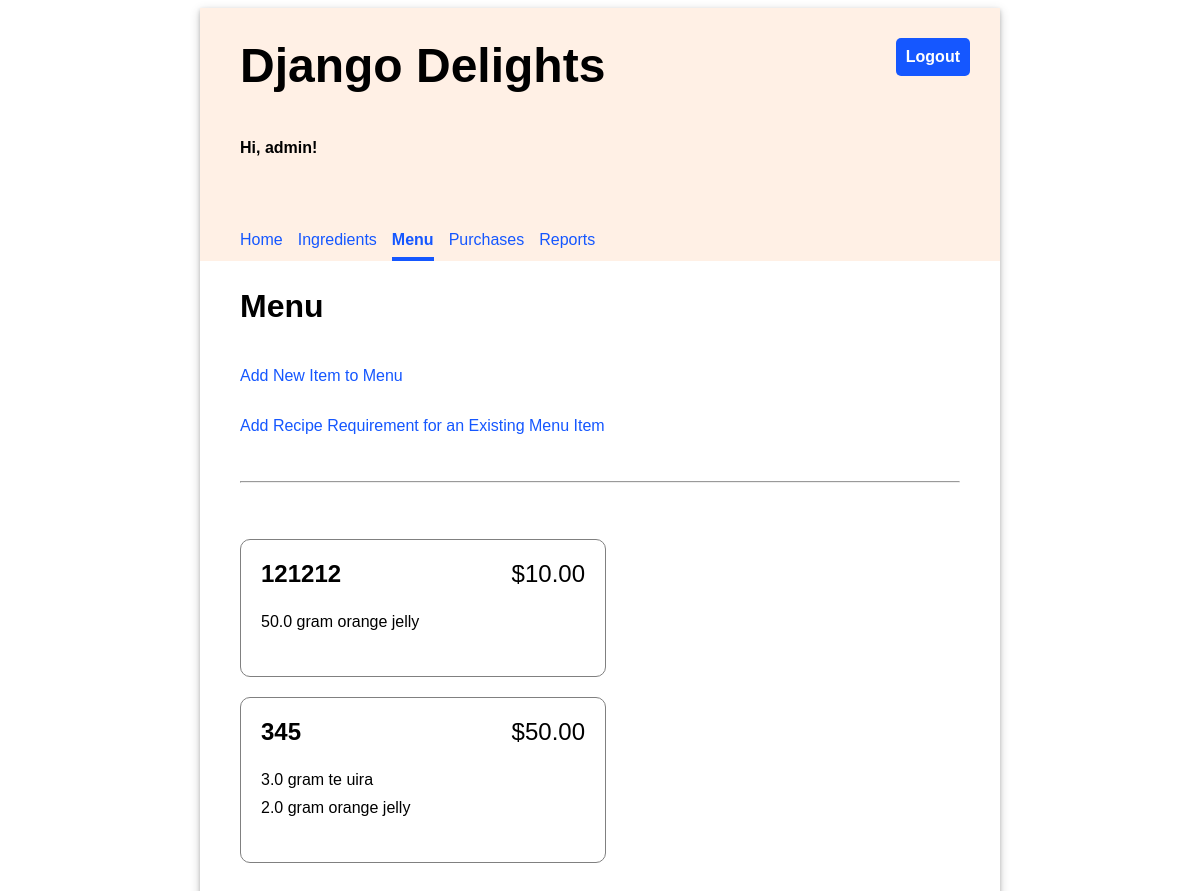
The page /menu/ (signed in) on the database its author committed.
### restaurant/models.py (models this page shows, shortened)
class MenuItem(models.Model):
    title = models.CharField(max_length=200, unique=True)
    price = models.FloatField(default=0.00)

class RecipeRequirement(models.Model):
    menu_item = models.ForeignKey(MenuItem, on_delete=models.CASCADE)
    ingredient = models.ForeignKey(Ingredient, on_delete=models.CASCADE)
    quantity = models.FloatField(default=0)

class Ingredient(models.Model):
    name = models.CharField(max_length=100, unique=True)
    quantity = models.FloatField(default=0.0)
    unit = models.CharField(max_length=100)
    unit_price = models.FloatField(default=0.00)

### restaurant/views.py (the view)
# urls.py: path('menu/', views.MenuView.as_view(), name="menu"),
class MenuView(LoginRequiredMixin, ListView):
    template_name = "inventory/menu_list.html"
    model = MenuItem

### restaurant/templates/inventory/menu_list.html (shortened to what this page needs)
{% extends 'base.html' %}
{% load static %}
{% block content %}
    <h2>Menu</h2>
    <p><a href="{% url 'add_menu_item' %}">Add New Item to Menu</a></p>
    <p><a href="{% url 'add_recipe_requirement' %}">Add Recipe Requirement for an Existing Menu Item</a></p>
    <hr/>
    <ul class="menu-items">
    {% for menu_item in object_list %}
        <li>
            <div class="menu-item-header">
                <div class="menu-item-title">{{ menu_item.title }}</div>
                <div class="menu-item-price">${{ menu_item.price|stringformat:".2f" }}</div>
            </div>
            <ul class="menu-item-ingredients">
                {% for recipe_requirement in menu_item.reciperequirement_set.all %}
                <li>{{ recipe_requirement.quantity }} {{recipe_requirement.ingredient.unit }} {{ recipe_requirement.ingredient.name }}</li>
                {% endfor %}
            </ul>
        </li>
    {% endfor %}
    </ul>
{% endblock %}

### restaurant/templates/base.html (shortened to what this page needs)
<!DOCTYPE html>
<html>
<head>
  {% load static %}
  <link rel="stylesheet" type="text/css" href="{% static 'restaurant/style.css' %}" />
</head>
<body>
  <div class="app">
  <header>
    <div class="header-first-row">
      <h1 class="title">Django Delights</h1>
      {% if user.is_authenticated %}
      <a class="logout" href="/logout">Logout</a>
      {% endif %}
    </div>
    {% if user.is_authenticated %}
      <p>Hi, {{ user.username }}!</p>
      <nav class="navbar">
        {% url 'home' as home_url %}
        {% url 'ingredients' as ingredients_url %}
        {% url 'menu' as menu_url %}
        {% url 'purchases' as purchases_url %}
        {% url 'reports' as reports_url %}
        <a class="nav-item{% if request.path == home_url %} current-page{% endif %}" href="{% url 'home' %}">Home</a>
        <a class="nav-item{% if request.path == ingredients_url %} current-page{% endif %}" href="{% url 'ingredients' %}">Ingredients</a>
        <a class="nav-item{% if request.path == menu_url %} current-page{% endif %}" href="{% url 'menu' %}">Menu</a>
        <a class="nav-item{% if request.path == purchases_url %} current-page{% endif %}" href="{% url 'purchases' %}">Purchases</a>
        <a class="nav-item{% if request.path == reports_url %} current-page{% endif %}" href="{% url 'reports' %}">Reports</a>
      </nav>
    {% endif %}
  </header>
  <main>
    {% block content %}
    {% endblock %}
  </main>
  </div>
</body>
</html>

### restaurant/static/restaurant/style.css (style rules this page uses)
body { font-family: 'Oxygen', sans-serif; }
hr { margin: 30px 0; }
header { background-color: #FFF0E5; min-height: 200px; display: flex; align-items: center; flex-direction: column; align-items: flex-start; padding-left: 40px; }
main { display: flex; flex-direction: column; padding: 0 40px 20px 40px; justify-content: center; }
main h2 { font-size: 2em; }
.app { min-width: 800px; max-width: 60%; margin: 0 auto; box-shadow: 0 2px 4px 0 rgba(0, 0, 0, 0.2), 0 3px 10px 0 rgba(0, 0, 0, 0.19); }
.title { font-size: 3em; padding: 30px 0; margin: auto 0; }
header p { font-weight: bold; }
.navbar { margin-top: 50px; display: flex; width: 100%; }
.navbar a { text-decoration: none; padding: 8px 0; color: #1557FF; margin-right: 15px; }
.navbar a:hover, .navbar .current-page { border-bottom: solid 4px #1557FF; border-spacing: 0 15px; font-weight: bold; }
.header-first-row { width: 100%; display: flex; justify-content: space-between; }
.logout { height: max-content; text-align: center; text-decoration: none; border: 0px; background-color: #1557FF; border-radius: 5px; color: white; padding: 10px; font-weight: bold; margin: 30px; font-size: 1em; }
.menu-items { display: flex; flex-wrap: wrap; padding: 0; justify-content: space-between; }
.menu-items * { padding: 0; }
.menu-items > li { display: flex; flex-direction: column; padding: 20px; border: 1px solid grey; margin: 10px 0; border-radius: 10px; justify-content: left; flex-basis: 45%; }
.menu-items, .menu-items ul { list-style-type: none; }
.menu-item-header { display: flex; flex-direction: row; justify-content: space-between; font-size: 1.5em; }
.menu-item-title { font-weight: bold; }
.menu-item-ingredients { padding: 20px 0; }
.menu-item-ingredients * { padding: 5px 0; }
a { text-decoration: none; color: #1557FF; }

### rows shown on the page
MenuItem: title "121212", price "10.00"
RecipeRequirement: quantity "50.0", ingredient.unit "gram", ingredient.name "orange jelly"
MenuItem: title "345", price "50.00"
RecipeRequirement: quantity "3.0", ingredient.unit "gram", ingredient.name "te uira"
RecipeRequirement: quantity "2.0", ingredient.unit "gram", ingredient.name "orange jelly"

### other values the page prints
{{ user.username }} "admin"
